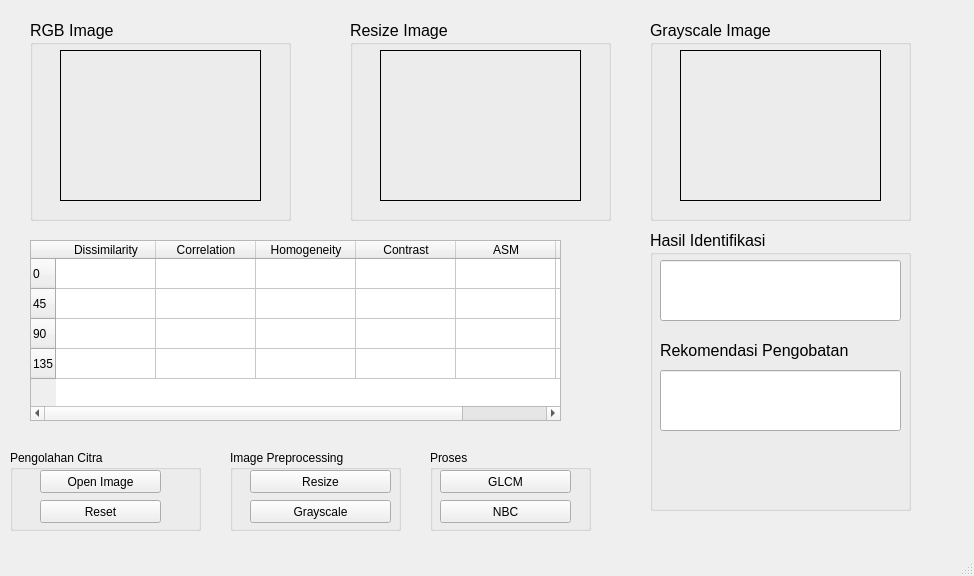
<?xml version="1.0" encoding="UTF-8"?>
<ui version="4.0">
 <class>Identification</class>
 <widget class="QMainWindow" name="Identification">
  <property name="geometry">
   <rect>
    <x>0</x>
    <y>0</y>
    <width>974</width>
    <height>576</height>
   </rect>
  </property>
  <property name="windowTitle">
   <string>MainWindow</string>
  </property>
  <widget class="QWidget" name="centralwidget">
   <widget class="QTableWidget" name="tableWidgetGLCM">
    <property name="geometry">
     <rect>
      <x>30</x>
      <y>240</y>
      <width>531</width>
      <height>181</height>
     </rect>
    </property>
    <row>
     <property name="text">
      <string>0</string>
     </property>
    </row>
    <row>
     <property name="text">
      <string>45</string>
     </property>
    </row>
    <row>
     <property name="text">
      <string>90</string>
     </property>
    </row>
    <row>
     <property name="text">
      <string>135</string>
     </property>
    </row>
    <column>
     <property name="text">
      <string>Dissimilarity</string>
     </property>
    </column>
    <column>
     <property name="text">
      <string>Correlation</string>
     </property>
    </column>
    <column>
     <property name="text">
      <string>Homogeneity</string>
     </property>
    </column>
    <column>
     <property name="text">
      <string>Contrast</string>
     </property>
    </column>
    <column>
     <property name="text">
      <string>ASM</string>
     </property>
    </column>
    <column>
     <property name="text">
      <string>Energy</string>
     </property>
    </column>
   </widget>
   <widget class="QGroupBox" name="PengolahanCitra">
    <property name="geometry">
     <rect>
      <x>10</x>
      <y>450</y>
      <width>191</width>
      <height>81</height>
     </rect>
    </property>
    <property name="title">
     <string>Pengolahan Citra</string>
    </property>
    <widget class="QPushButton" name="OpenImage">
     <property name="geometry">
      <rect>
       <x>30</x>
       <y>20</y>
       <width>121</width>
       <height>23</height>
      </rect>
     </property>
     <property name="text">
      <string>Open Image</string>
     </property>
    </widget>
    <widget class="QPushButton" name="Reset">
     <property name="geometry">
      <rect>
       <x>30</x>
       <y>50</y>
       <width>121</width>
       <height>23</height>
      </rect>
     </property>
     <property name="text">
      <string>Reset</string>
     </property>
    </widget>
   </widget>
   <widget class="QGroupBox" name="ImagePreprocessing">
    <property name="geometry">
     <rect>
      <x>230</x>
      <y>450</y>
      <width>171</width>
      <height>81</height>
     </rect>
    </property>
    <property name="title">
     <string>Image Preprocessing</string>
    </property>
    <widget class="QPushButton" name="ButtonHSV">
     <property name="geometry">
      <rect>
       <x>20</x>
       <y>20</y>
       <width>141</width>
       <height>23</height>
      </rect>
     </property>
     <property name="text">
      <string>Resize</string>
     </property>
    </widget>
    <widget class="QPushButton" name="ButtonGray_2">
     <property name="geometry">
      <rect>
       <x>20</x>
       <y>50</y>
       <width>141</width>
       <height>23</height>
      </rect>
     </property>
     <property name="text">
      <string>Grayscale</string>
     </property>
    </widget>
   </widget>
   <widget class="QGroupBox" name="Proses">
    <property name="geometry">
     <rect>
      <x>430</x>
      <y>450</y>
      <width>161</width>
      <height>81</height>
     </rect>
    </property>
    <property name="title">
     <string>Proses</string>
    </property>
    <widget class="QPushButton" name="GLCM">
     <property name="geometry">
      <rect>
       <x>10</x>
       <y>20</y>
       <width>131</width>
       <height>23</height>
      </rect>
     </property>
     <property name="text">
      <string>GLCM</string>
     </property>
    </widget>
    <widget class="QPushButton" name="PNN">
     <property name="geometry">
      <rect>
       <x>10</x>
       <y>50</y>
       <width>131</width>
       <height>23</height>
      </rect>
     </property>
     <property name="text">
      <string>NBC</string>
     </property>
    </widget>
   </widget>
   <widget class="QGroupBox" name="groupBoxHasil">
    <property name="geometry">
     <rect>
      <x>650</x>
      <y>230</y>
      <width>261</width>
      <height>281</height>
     </rect>
    </property>
    <property name="font">
     <font>
      <pointsize>12</pointsize>
     </font>
    </property>
    <property name="title">
     <string>Hasil Identifikasi</string>
    </property>
    <widget class="QLineEdit" name="linehasil">
     <property name="geometry">
      <rect>
       <x>10</x>
       <y>30</y>
       <width>241</width>
       <height>61</height>
      </rect>
     </property>
    </widget>
    <widget class="QLineEdit" name="linehasil_2">
     <property name="geometry">
      <rect>
       <x>10</x>
       <y>140</y>
       <width>241</width>
       <height>61</height>
      </rect>
     </property>
    </widget>
    <widget class="QLabel" name="label">
     <property name="geometry">
      <rect>
       <x>10</x>
       <y>110</y>
       <width>191</width>
       <height>21</height>
      </rect>
     </property>
     <property name="text">
      <string>Rekomendasi Pengobatan</string>
     </property>
    </widget>
   </widget>
   <widget class="QGroupBox" name="groupBoxRGB">
    <property name="geometry">
     <rect>
      <x>30</x>
      <y>20</y>
      <width>261</width>
      <height>201</height>
     </rect>
    </property>
    <property name="font">
     <font>
      <pointsize>12</pointsize>
     </font>
    </property>
    <property name="title">
     <string>RGB Image</string>
    </property>
    <widget class="QLabel" name="RGB">
     <property name="geometry">
      <rect>
       <x>30</x>
       <y>30</y>
       <width>201</width>
       <height>151</height>
      </rect>
     </property>
     <property name="frameShape">
      <enum>QFrame::Box</enum>
     </property>
     <property name="text">
      <string/>
     </property>
    </widget>
   </widget>
   <widget class="QGroupBox" name="groupBoxHSV">
    <property name="geometry">
     <rect>
      <x>350</x>
      <y>20</y>
      <width>261</width>
      <height>201</height>
     </rect>
    </property>
    <property name="font">
     <font>
      <pointsize>12</pointsize>
     </font>
    </property>
    <property name="title">
     <string>Resize Image</string>
    </property>
    <widget class="QLabel" name="HSV">
     <property name="geometry">
      <rect>
       <x>30</x>
       <y>30</y>
       <width>201</width>
       <height>151</height>
      </rect>
     </property>
     <property name="frameShape">
      <enum>QFrame::Box</enum>
     </property>
     <property name="text">
      <string/>
     </property>
    </widget>
   </widget>
   <widget class="QGroupBox" name="groupBoxGrayscale">
    <property name="geometry">
     <rect>
      <x>650</x>
      <y>20</y>
      <width>261</width>
      <height>201</height>
     </rect>
    </property>
    <property name="font">
     <font>
      <pointsize>12</pointsize>
     </font>
    </property>
    <property name="title">
     <string>Grayscale Image</string>
    </property>
    <widget class="QLabel" name="Grayscale">
     <property name="geometry">
      <rect>
       <x>30</x>
       <y>30</y>
       <width>201</width>
       <height>151</height>
      </rect>
     </property>
     <property name="frameShape">
      <enum>QFrame::Box</enum>
     </property>
     <property name="text">
      <string/>
     </property>
    </widget>
   </widget>
  </widget>
  <widget class="QMenuBar" name="menubar">
   <property name="geometry">
    <rect>
     <x>0</x>
     <y>0</y>
     <width>974</width>
     <height>21</height>
    </rect>
   </property>
  </widget>
  <widget class="QStatusBar" name="statusbar"/>
 </widget>
 <resources/>
 <connections/>
</ui>
